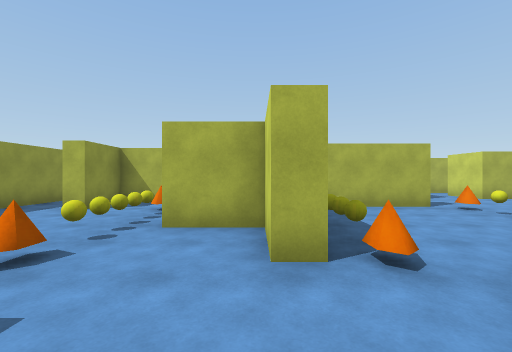
view 1 (above)

17 first-person views from a walk through a 3-D level made in the Unity game engine. The camera is 1.5 m above the floor, looks level and sees 90° across. The floor is counted in squares, 2 m on a side. Each view is taken from the middle of a square. On the plan, view 1 faces up. The plan holds only what a view shows up to about 9 squares ahead; the rest is blank. The player is left out.

view 2
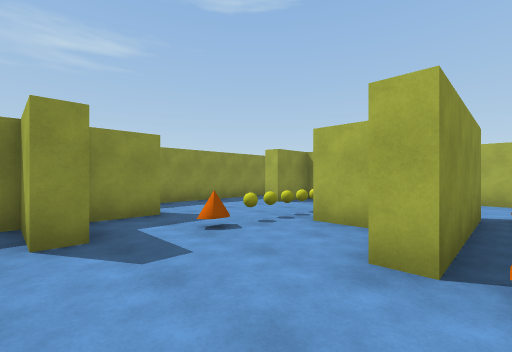

view 3
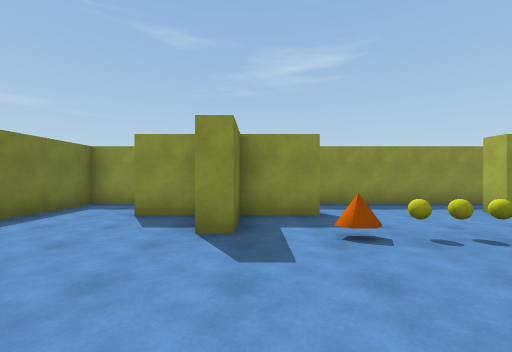

view 4
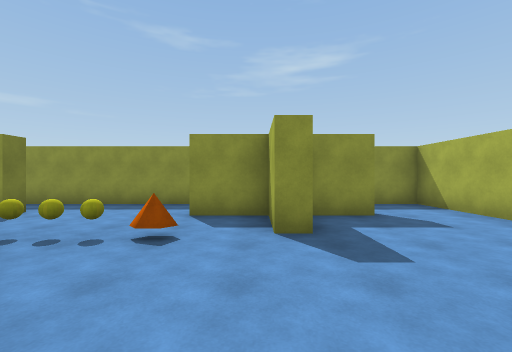

view 5
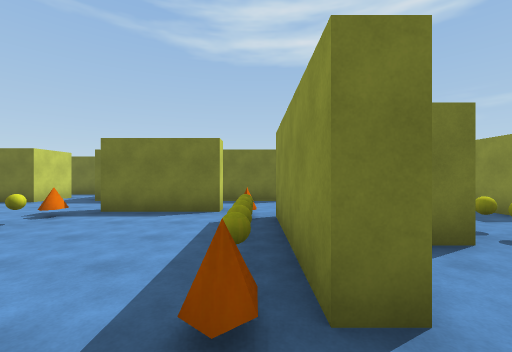

view 6
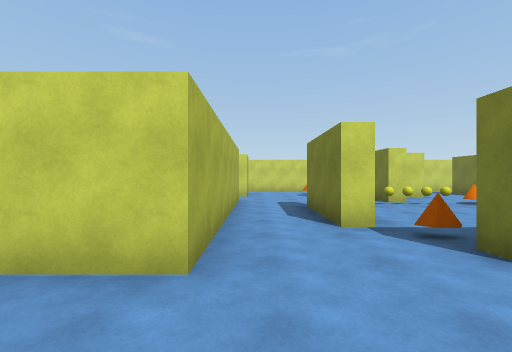

view 7
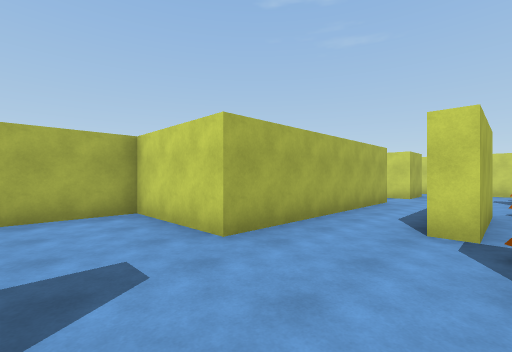

view 8
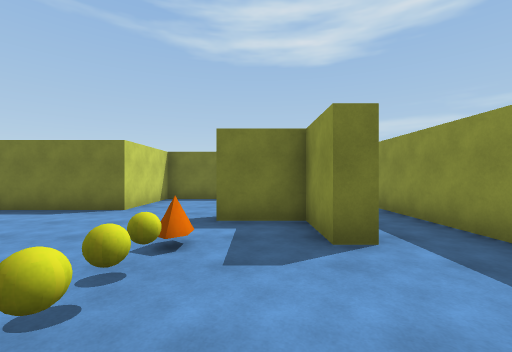

view 9
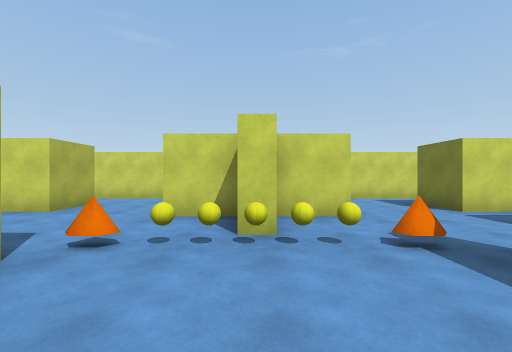

view 10
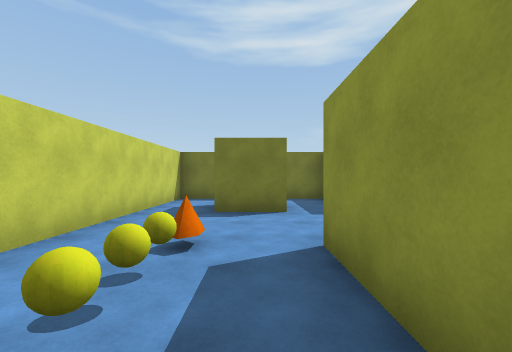

view 11
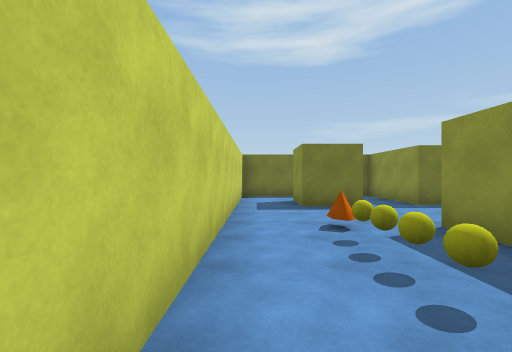

view 12
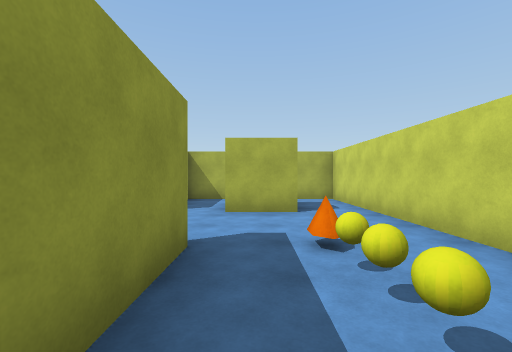

view 13
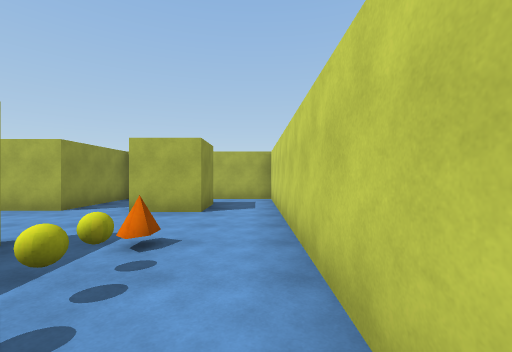

view 14
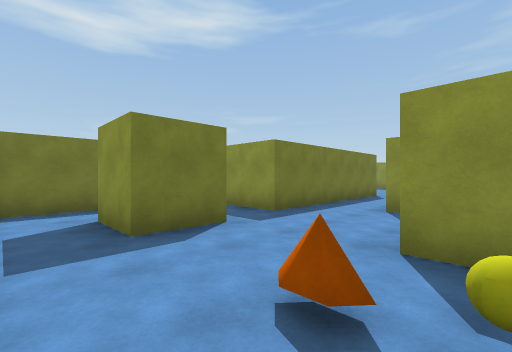

view 15
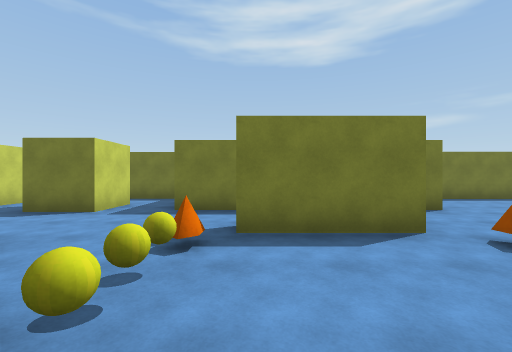

view 16
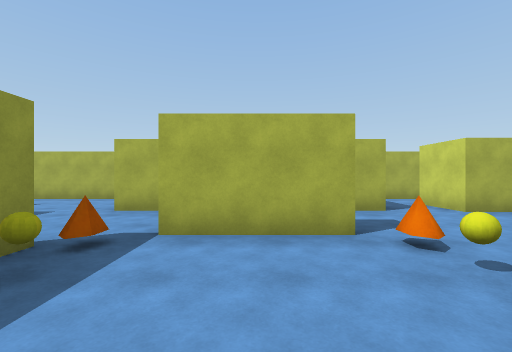

view 17
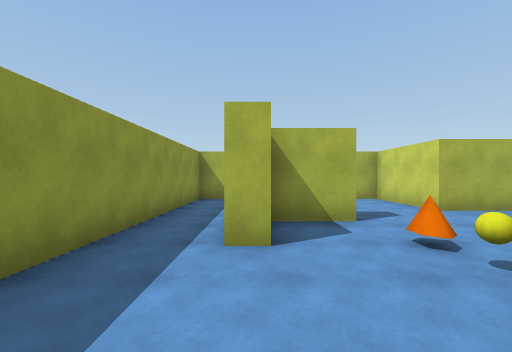

### Floor plan
Points are (right, up) in squares from view 1. A wall is a line through its corners. A room is listed if a view was taken in it or the views show most of it. See-through windows are left out.
Room 1 (views 1, 2, 3, 9, 15, 16)
walls: (1.8, 1.1) (1.8, 1.6) (4.2, 1.6); (0.6, 5.7) (0.6, 2.2) (0.1, 2.2) (0.1, 3.7) (-1.4, 3.7); (-3.8, 2.2) (-3.8, 0.7) (-2.3, 0.7) (-2.3, 0.2) (-3.8, 0.2) (-3.8, -1.4); (3.5, 6.2) (1.8, 6.2); (5.3, 3.6) (5.3, 4.2); (-4.5, -3.4) (-0.1, -3.4) (-0.1, -0.6) (1.6, -0.6)
ways out: opening at (-4, -2.5) to room 2; opening at (-2.5, 2.5) to room 2; opening at (1, 6) to room 2; opening at (4.5, 3.7) to room 3
objects: other object (-2, 3); other object (1, 3); other object (1, 4); other object (1, 5); other object (5, 4); other object (5, 5)
Room 2 (views 4, 5, 6, 7, 8, 17)
walls: (-2.3, 7.8) (-2.3, 7.2) (-3.8, 7.2) (-3.8, 5.7) (-4.4, 5.7); (-1.4, 4.2) (-0.9, 4.2); (0.1, 5.7) (0.6, 5.7); (-3.8, 9.2) (-3.8, 8); (-4.4, 2.2) (-3.8, 2.2); (1.8, 6.2) (1.8, 6.7); (1.6, 8.5) (-0.1, 8.5) (-0.1, 11.3) (-5.9, 11.3) (-5.9, -3.4) (-4.5, -3.4)
ways out: opening at (-4, -2.5) to room 1; opening at (-2.5, 2.5) to room 1; opening at (1, 6) to room 1; opening at (2, 8) to room 3
objects: other object (-2, 4); other object (-2, 5)
Room 3 (views 10, 11, 12, 13, 14)
walls: (6.8, 4.2) (6.8, 5.8); (7.3, 5.8) (7.3, 2.1); (6.8, 2.1) (6.8, 3.6); (5.3, 4.2) (6.1, 4.2); (4.4, 6.2) (3.5, 6.2); (7.4, -1.9) (7.4, -0.3) (8.9, -0.3) (8.9, -1.9); (8.9, 9.9) (8.9, 8.3) (7.4, 8.3) (7.4, 9.9); (1.8, 6.7) (4.4, 6.7); (1.6, -0.6) (5.8, -0.6) (5.8, -3.4) (10.5, -3.4) (10.5, 11.3) (5.8, 11.3) (5.8, 8.5) (1.6, 8.5)
ways out: opening at (4.5, 3.7) to room 1; opening at (2, 8) to room 2
objects: other object (5, 3); other object (9, 3); other object (9, 4); other object (9, 5)

Positions as (right, up) in squares from view 1, and headings:
1: (0, 0), facing up
2: (1, 0), facing up-left
3: (1, 1), facing left
4: (1, 7), facing left
5: (1, 7), facing down
6: (-2, 8), facing right
7: (-2, 6), facing up-right
8: (-3, 5), facing down
9: (2, 4), facing right
10: (8, 5), facing down
11: (10, 6), facing down
12: (8, 3), facing up
13: (10, 3), facing up
14: (10, 3), facing down-left
15: (4, 5), facing down
16: (3, 3), facing up
17: (-4, 3), facing up
